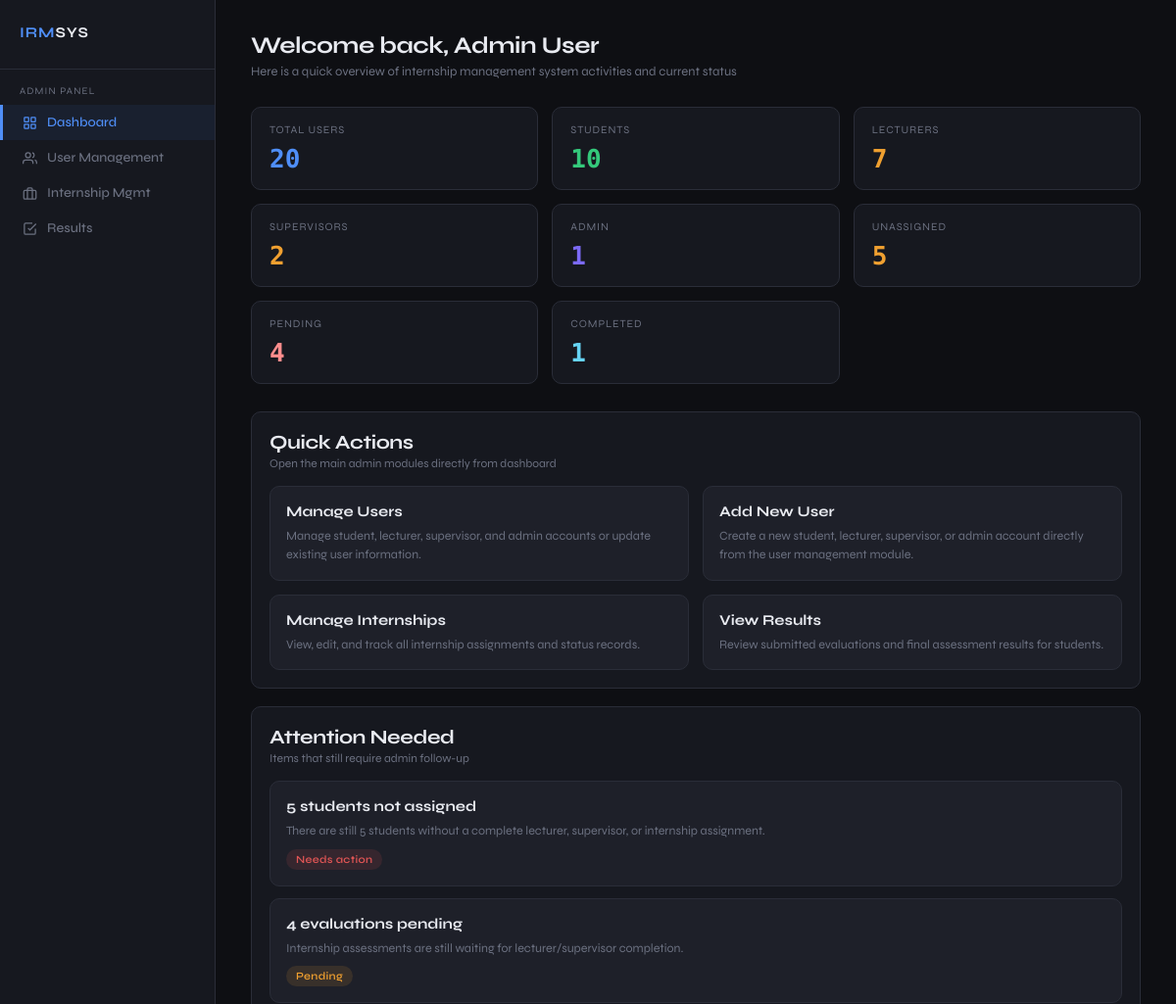
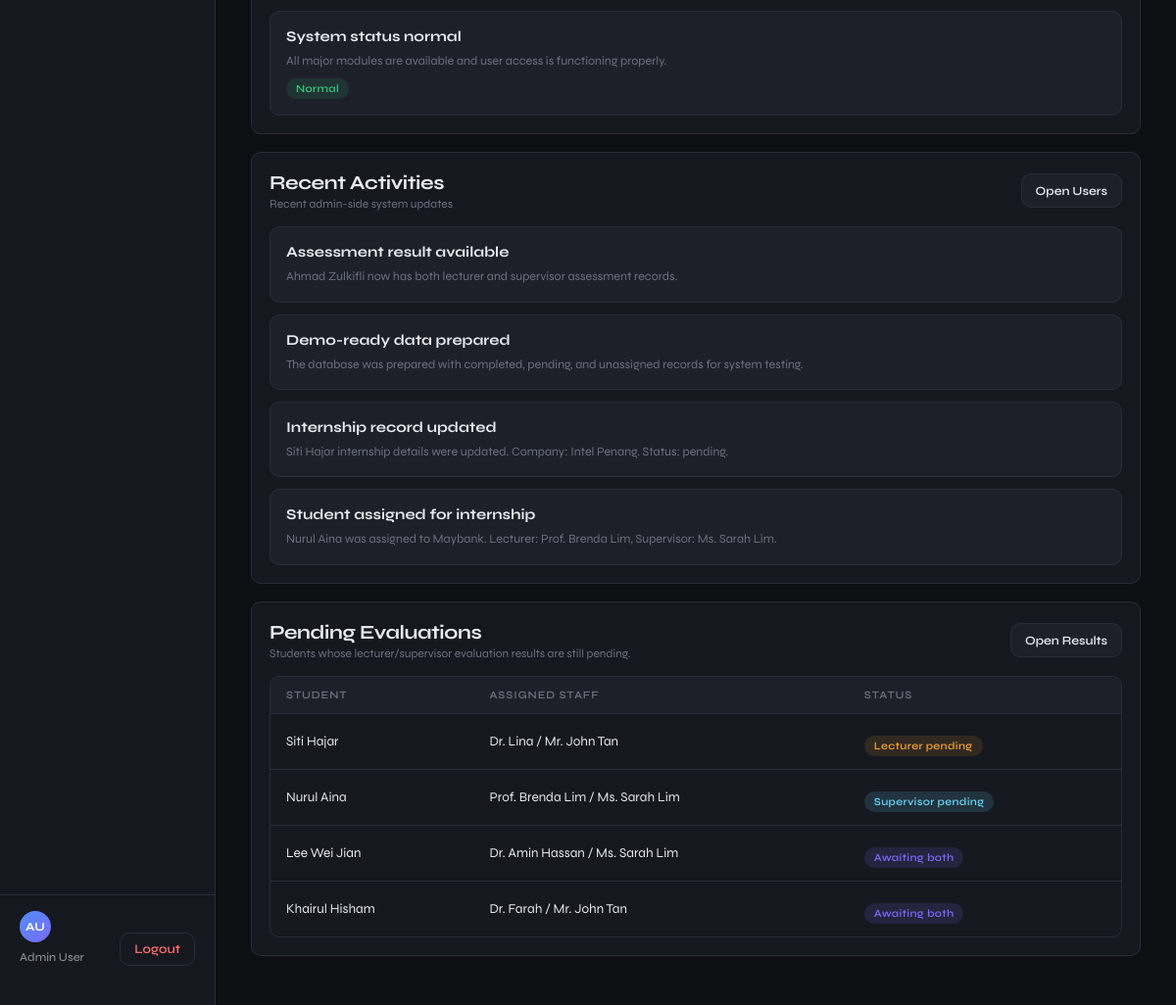
Page /src/admin_dashboard.php (signed in) on the committed database (2 pictures, top to bottom).
### tables this page shows
CREATE TABLE users (
    user_id       INT AUTO_INCREMENT PRIMARY KEY,
    username      VARCHAR(50)  NOT NULL UNIQUE,
    password      VARCHAR(255) NOT NULL,
    full_name     VARCHAR(100) NOT NULL,
    role          ENUM('admin','lecturer','supervisor','student') NOT NULL,
    programme     ENUM('Engineering','Arts and Design','Computer Science','Finance') DEFAULT NULL,
    company_name  VARCHAR(150) DEFAULT NULL,
    email         VARCHAR(100) NOT NULL UNIQUE,
    student_id    VARCHAR(10) DEFAULT NULL,
    status        ENUM('active','inactive') DEFAULT 'active',
    created_at    DATETIME DEFAULT CURRENT_TIMESTAMP,

    FOREIGN KEY (student_id) REFERENCES students(student_id) ON DELETE SET NULL
);

CREATE TABLE activity_logs (
    log_id       INT AUTO_INCREMENT PRIMARY KEY,
    action_type  VARCHAR(50) NOT NULL,
    target_type  VARCHAR(50) NOT NULL,
    target_id    INT DEFAULT NULL,
    title        VARCHAR(255) NOT NULL,
    description  TEXT NOT NULL,
    link_url     VARCHAR(255) DEFAULT NULL,
    created_at   DATETIME DEFAULT CURRENT_TIMESTAMP
);

CREATE TABLE internships (
    internship_id   INT AUTO_INCREMENT PRIMARY KEY,
    student_id      VARCHAR(10) NOT NULL UNIQUE,
    lecturer_id     INT DEFAULT NULL,
    supervisor_id   INT DEFAULT NULL,
    company_name    VARCHAR(150) DEFAULT NULL,
    industry        VARCHAR(100) DEFAULT NULL,
    start_date      DATE DEFAULT NULL,
    end_date        DATE DEFAULT NULL,
    status          ENUM('unassigned','pending','completed') DEFAULT 'unassigned',
    notes           TEXT,
    created_at      DATETIME DEFAULT CURRENT_TIMESTAMP,
    updated_at      DATETIME DEFAULT CURRENT_TIMESTAMP ON UPDATE CURRENT_TIMESTAMP,

    FOREIGN KEY (student_id)    REFERENCES students(student_id) ON DELETE CASCADE,
    FOREIGN KEY (lecturer_id)   REFERENCES users(user_id) ON DELETE SET NULL,
    FOREIGN KEY (supervisor_id) REFERENCES users(user_id) ON DELETE SET NULL
);

CREATE TABLE students (
    student_id  VARCHAR(10)  PRIMARY KEY,
    full_name   VARCHAR(100) NOT NULL,
    programme   ENUM('Engineering','Arts and Design','Computer Science','Finance') NOT NULL,
    email       VARCHAR(100) NOT NULL UNIQUE,
    status      ENUM('active','inactive') DEFAULT 'active',
    created_at  DATETIME DEFAULT CURRENT_TIMESTAMP
);

### src/admin_dashboard.php (the view, shortened to what the rows shown need)
<?php
$conn = getConnection();
$user_id   = (int)($_SESSION['user_id'] ?? 0);
$userName  = $_SESSION['full_name'] ?? 'Admin User';
if ($user_id > 0) {
    $stmt = $conn->prepare("SELECT full_name FROM users WHERE user_id = ? LIMIT 1");
    $stmt->bind_param("i", $user_id);
    $stmt->execute();
    $row = $stmt->get_result()->fetch_assoc();
    if ($row && !empty($row['full_name'])) {
        $userName = $row['full_name'];
    }
}
$parts = explode(' ', trim($userName));
$initials = '';
foreach ($parts as $part) {
    if ($part !== '') {
        $initials .= strtoupper($part[0]);
    }
    if (strlen($initials) >= 2) break;
}
function get_recent_activities(mysqli $conn, int $limit = 4): array {
    $items = [];
    $sql = "
        SELECT title, description, link_url, created_at
        FROM activity_logs
        ORDER BY created_at DESC, log_id DESC
        LIMIT ?
    ";
    if ($stmt = $conn->prepare($sql)) {
        $stmt->bind_param('i', $limit);
        if ($stmt->execute()) {
            $result = $stmt->get_result();
            while ($row = $result->fetch_assoc()) {
                $items[] = [
                    'title' => $row['title'],
                    'text' => $row['description'],
                    'link' => $row['link_url'] ?? '',
                ];
            }
        }
    }
    return $items;
}
function get_pending_evaluations(mysqli $conn, int $limit = 5): array {
    $items = [];
    $sql = "
        SELECT
            s.full_name AS student_name,
            CASE
                WHEN l.full_name IS NOT NULL AND su.full_name IS NOT NULL THEN CONCAT(l.full_name, ' / ', su.full_name)
                WHEN l.full_name IS NOT NULL THEN l.full_name
                WHEN su.full_name IS NOT NULL THEN su.full_name
                ELSE '-'
            END AS assigned_staff_name,
            CASE
                WHEN lecturer_assessment.assessment_id IS NULL AND supervisor_assessment.assessment_id IS NULL THEN 'Awaiting both'
                WHEN lecturer_assessment.assessment_id IS NULL THEN 'Lecturer pending'
                WHEN supervisor_assessment.assessment_id IS NULL THEN 'Supervisor pending'
                ELSE 'Completed'
            END AS evaluation_status,
            GREATEST(
                COALESCE(lecturer_assessment.updated_at, '1970-01-01 00:00:00'),
                COALESCE(supervisor_assessment.updated_at, '1970-01-01 00:00:00'),
                COALESCE(i.updated_at, '1970-01-01 00:00:00')
            ) AS sort_updated_at,
            i.internship_id
        FROM internships i
        JOIN students s ON i.student_id = s.student_id
        LEFT JOIN users l ON i.lecturer_id = l.user_id
        LEFT JOIN users su ON i.supervisor_id = su.user_id
        LEFT JOIN assessments lecturer_assessment
            ON lecturer_assessment.internship_id = i.internship_id
           AND lecturer_assessment.assessor_type = 'lecturer'
        LEFT JOIN assessments supervisor_assessment
            ON supervisor_assessment.internship_id = i.internship_id
           AND supervisor_assessment.assessor_type = 'supervisor'
        WHERE i.lecturer_id IS NOT NULL
          AND i.supervisor_id IS NOT NULL
          AND (lecturer_assessment.assessment_id IS NULL OR supervisor_assessment.assessment_id IS NULL)
        ORDER BY
            CASE
                WHEN lecturer_assessment.assessment_id IS NULL AND supervisor_assessment.assessment_id IS NOT NULL THEN 1
                WHEN lecturer_assessment.assessment_id IS NOT NULL AND supervisor_assessment.assessment_id IS NULL THEN 2
                WHEN lecturer_assessment.assessment_id IS NULL AND supervisor_assessment.assessment_id IS NULL THEN 3
                ELSE 4
            END,
            sort_updated_at DESC,
            i.internship_id DESC
        LIMIT ?
    ";
    if ($stmt = $conn->prepare($sql)) {
        $stmt->bind_param('i', $limit);
        $stmt->execute();
        $result = $stmt->get_result();
        while ($row = $result->fetch_assoc()) {
            $statusClass = 'status-pending';
            if ($row['evaluation_status'] === 'Awaiting both') {
                $statusClass = 'status-unassigned';
            } elseif ($row['evaluation_status'] === 'Supervisor pending') {
                $statusClass = 'status-info';
            }
            $items[] = [
                'student_name' => $row['student_name'],
                'assigned_staff_name' => $row['assigned_staff_name'],
                'status' => $row['evaluation_status'],
                'status_class' => $statusClass,
            ];
        }
    }
    return $items;
}
$pendingEvaluations = get_pending_evaluations($conn, 5);
$recentActivities = get_recent_activities($conn, 4);
?>
<!DOCTYPE html>
<html lang="en">
<head>
</head>
<body>
<nav class="sidebar">
  <div class="sidebar-footer">
    <div class="sidebar-user">
      <div class="avatar"><?php echo htmlspecialchars($initials); ?></div>
      <div class="user-name"><?php echo htmlspecialchars($userName); ?></div>
    </div>
  </div>
</nav>
<main class="main">
  <div class="page-header">
    <div>
      <div class="page-title">Welcome back, <?php echo htmlspecialchars($userName); ?></div>      <div class="page-sub">Here is a quick overview of internship management system activities and current status</div>
    </div>
  </div>
  <section class="bottom-grid">
    <div class="panel">
      <div class="activity-list" id="recent-activities-list">
        <?php if (!empty($recentActivities)): ?>
          <?php foreach ($recentActivities as $item): ?>
            <div class="activity-item">
              <h4><?php echo htmlspecialchars($item['title']); ?></h4>
              <p><?php echo htmlspecialchars($item['text']); ?></p>
            </div>
          <?php endforeach; ?>
        <?php endif; ?>
      </div>
    </div>
    <div class="panel">
      <div class="table-wrap">
        <table>
          <thead>
            <tr>
              <th>Student</th>
              <th>Assigned Staff</th>
              <th>Status</th>
            </tr>
          </thead>
          <tbody id="pending-evaluations-body">
            <?php if (!empty($pendingEvaluations)): ?>
              <?php foreach ($pendingEvaluations as $row): ?>
                <tr>
                  <td><?php echo htmlspecialchars($row['student_name']); ?></td>
                  <td><?php echo htmlspecialchars($row['assigned_staff_name']); ?></td>
                  <td>
                    <span class="status-badge <?php echo htmlspecialchars($row['status_class']); ?>">
                      <?php echo htmlspecialchars($row['status']); ?>
                    </span>
                  </td>
                </tr>
              <?php endforeach; ?>
            <?php else: ?>
              <tr>
                <td colspan="3" style="color: var(--muted);">No pending evaluation result records found.</td>
              </tr>
            <?php endif; ?>
          </tbody>
        </table>
      </div>
    </div>
  </section>
</main>
</body>
</html>

### rows in the picture
users: full_name "Admin User"
activity_logs: title "Assessment result available", description "Ahmad Zulkifli now has both lecturer and supervisor assessment records."
activity_logs: title "Demo-ready data prepared", description "The database was prepared with completed, pending, and unassigned records for system testing."
activity_logs: title "Internship record updated", description "Siti Hajar internship details were updated. Company: Intel Penang. Status: pending."
activity_logs: title "Student assigned for internship", description "Nurul Aina was assigned to Maybank. Lecturer: Prof. Brenda Lim, Supervisor: Ms. Sarah Lim."
internships: student.full_name "Siti Hajar", assigned_staff_name "Dr. Lina / Mr. John Tan", status "Lecturer pending"
internships: student.full_name "Nurul Aina", assigned_staff_name "Prof. Brenda Lim / Ms. Sarah Lim", status "Supervisor pending"
internships: student.full_name "Lee Wei Jian", assigned_staff_name "Dr. Amin Hassan / Ms. Sarah Lim", status "Awaiting both"
internships: student.full_name "Khairul Hisham", assigned_staff_name "Dr. Farah / Mr. John Tan", status "Awaiting both"

### other values in the picture
$initials "AU"
$stats['totalUsers'] "20"
$stats['totalStudents'] "10"
$stats['totalLecturers'] "7"
$stats['totalSupervisors'] "2"
$stats['totalAdmins'] "1"
$stats['unassignedCount'] "5"
$stats['pendingCount'] "4"
$stats['completedCount'] "1"
$item['title'] "5 students not assigned"
$item['text'] "There are still 5 students without a complete lecturer, supervisor, or internship assignment."
$item['tag'] "Needs action"
$item['title'] "4 evaluations pending"
$item['text'] "Internship assessments are still waiting for lecturer/supervisor completion."
$item['tag'] "Pending"
